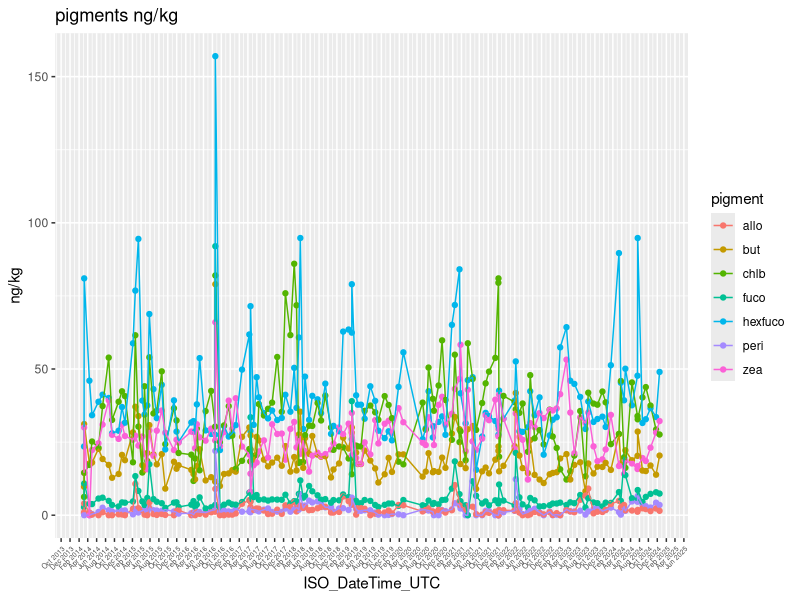
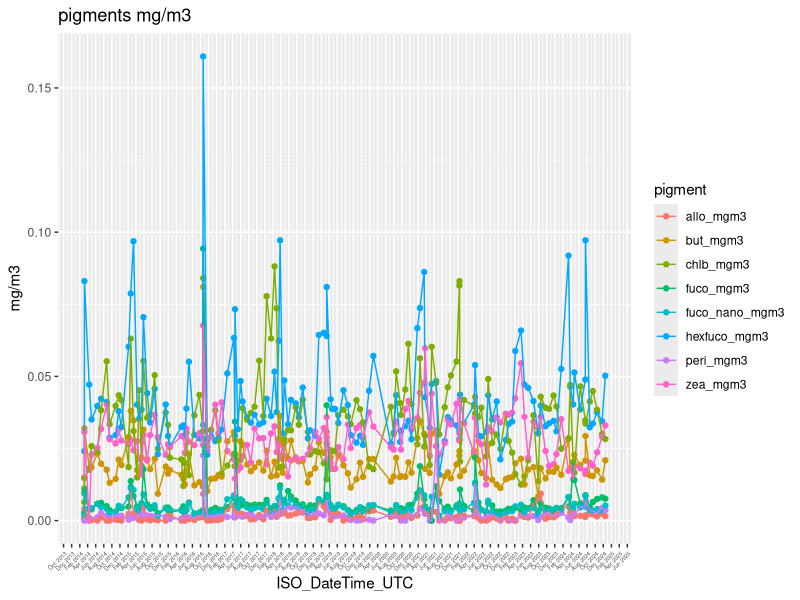
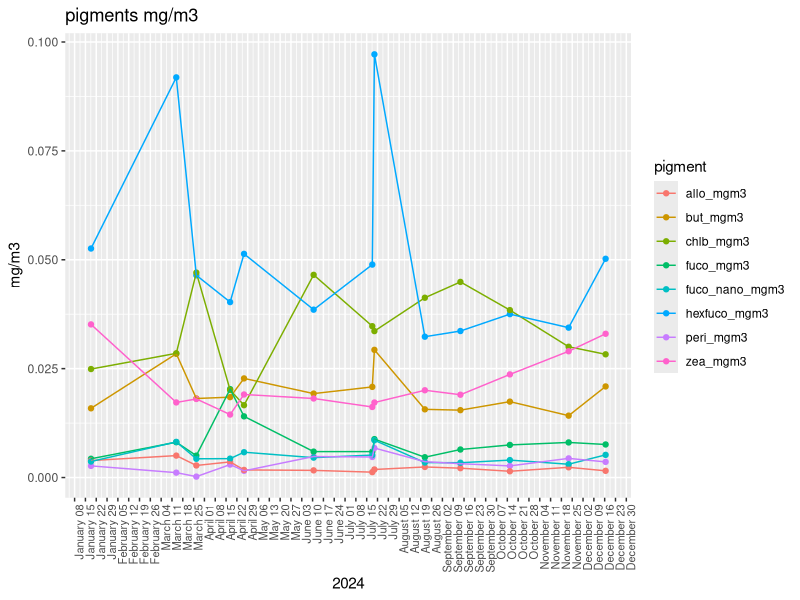

Source code (R) for these figures, in order: (Note: this script raises an error after producing the figures.)
## ---- chunk 1
#load in libraries
library(tidyverse)
library(lubridate)
library(viridis)
library(gridExtra)
## ---- chunk 2
pigments = read_csv('893521_v8_bats_pigments.csv')
## ---- chunk 3
pig = pigments %>%
  select(ID, ISO_DateTime_UTC, yyyymmdd, decy, time, Latitude, Longitude, Cruise_num, Cast, Cast_type, Bottle_number, Depth, QF_depth, p4, QF_p4, p5, QF_p5, p6, QF_p6, p7, QF_p7, p10, QF_p10, p13, QF_p13, p14, QF_p14, p19, QF_p19)
#QF_Niskin_GoFlo and QF_depth might be good to have for later
## ---- chunk 4
#filter general dataset to be just good data in the photic zone
pig_clean = pig %>%
  filter(QF_p4 != 9 | 
           QF_p4 != 9 |
           QF_p5 != 9 |
           QF_p6 != 9 |
           QF_p7 != 9 |
           QF_p10 != 9 |
           QF_p13 != 9 |
           QF_p14 != 9 |
           QF_p19 != 9) %>%
  filter(Depth < 200) #photic zone
## ---- chunk 5
#general dataset with just good quality data and only recent decade
pig_clean_yd = pig_clean %>%
  mutate(year = year(ISO_DateTime_UTC),
         month = month(ISO_DateTime_UTC),
         day = day(ISO_DateTime_UTC),
         yd = yday(ISO_DateTime_UTC)) %>%
  select(ID, ISO_DateTime_UTC, yyyymmdd, decy, time, month, day, year, yd, Latitude, Longitude, Cruise_num, Cast, Cast_type, Bottle_number, Depth, p4, QF_p4, p5, QF_p5, p6, QF_p6, p7, QF_p7, p10, QF_p10, p13, QF_p13, p14, QF_p14, p19, QF_p19) %>%
  filter(year >= 2014)
## ---- chunk 6
#time series
pig_clean_ts = pig_clean_yd %>%
  group_by(ISO_DateTime_UTC) %>% 
  summarise(across(starts_with('p'), \(x) mean(x, na.rm = TRUE))) %>%
  rename(peri = p4,
         but = p5,
         fuco = p6,
         hexfuco = p7,
         allo = p10,
         chlb = p13,
         chla = p14,
         zea = p19) %>%
  mutate(peri_mgm3 = peri*1025*0.000001,
         but_mgm3 = but*1025*0.000001,
         fuco_mgm3 = fuco*1025*0.000001,
         hexfuco_mgm3 = hexfuco*1025*0.000001,
         allo_mgm3 = allo*1025*0.000001,
         chlb_mgm3 = chlb*1025*0.000001,
         chla_mgm3 = chla*1025*0.000001,
         zea_mgm3 = zea*1025*0.000001,
         fuco_nano_mgm3 = (hexfuco_mgm3^0.098)*(but_mgm3^1.284)) %>%
  mutate(chlaw_mgm3 = ((1.27*fuco_mgm3) + (2.43*peri_mgm3) + (1.07*hexfuco_mgm3) + (2.06*allo_mgm3) + (1.30*chlb_mgm3) + (2.36*zea_mgm3)))

pig_clean_ts_long_ngkg = pig_clean_ts %>%
  select(-peri_mgm3, -but_mgm3, -fuco_mgm3, -hexfuco_mgm3, -allo_mgm3, -chlb_mgm3, -chla_mgm3, -zea_mgm3, -fuco_nano_mgm3, -chlaw_mgm3, -chla) %>%
  pivot_longer(cols = 2:8,
               names_to = 'pigment',
               values_to = 'ng/kg')

pig_clean_ts_long_mgm3 = pig_clean_ts %>%
  select(-peri, -but, -fuco, -hexfuco, -allo, -chlb, -chla, -zea, -chlaw_mgm3, -chla_mgm3) %>%
  pivot_longer(cols = 2:9,
               names_to = 'pigment',
               values_to = 'mg/m3')
## ---- chunk 7
#plot pigment time series
ggplot(pig_clean_ts_long_ngkg, aes(x = ISO_DateTime_UTC, y = `ng/kg`)) + 
  geom_point(aes(color = pigment)) +
  geom_line(aes(group = pigment, color = pigment)) +
  labs(title = 'pigments ng/kg') + 
  scale_x_datetime(
    date_breaks = "2 month",       # monthly ticks
    date_labels = "%b %Y"          # e.g., "Aug 2016"
  ) + theme(axis.text.x = element_text(angle = 45, hjust = 1, size = 5))
ggplot(pig_clean_ts_long_mgm3, aes(x = ISO_DateTime_UTC, y = `mg/m3`)) + 
  geom_point(aes(color = pigment)) +
  geom_line(aes(group = pigment, color = pigment)) +
  labs(title = 'pigments mg/m3') + 
  scale_x_datetime(
    date_breaks = "2 month",       # monthly ticks
    date_labels = "%b %Y"          # e.g., "Aug 2016"
  ) + theme(axis.text.x = element_text(angle = 45, hjust = 1, size = 4))
#add and delete chla from each to add or remove it
## ---- chunk 8
#zooming in on heatwave 4/18-5/10 in 2024
ts_mgm3_mhw = pig_clean_ts_long_mgm3 %>%
  mutate(year = year(ISO_DateTime_UTC),
         month = month(ISO_DateTime_UTC),
         day = day(ISO_DateTime_UTC)) %>%
  filter(year == 2024) #%>%
  #filter(month == 3 | month == 4 | month == 5 | month == 6)

ggplot(ts_mgm3_mhw, aes(x = ISO_DateTime_UTC, y = `mg/m3`)) + 
  geom_point(aes(color = pigment)) +
  geom_line(aes(group = pigment, color = pigment)) +
  labs(title = 'pigments mg/m3', x = '2024') + 
  scale_x_datetime(date_breaks = '1 week',
                   date_labels = '%B %d') +
  theme(axis.text.x = element_text(angle = 90, hjust = 1, size = 8))
## ---- chunk 9
#pfts for ts
pfts_ts_mgm3 = pig_clean_ts %>%
  select(-peri, -but, -fuco, -hexfuco, -allo, -chlb, -chla, -zea) %>%
  mutate(fproka = ((2.36*pig_clean_ts$zea_mgm3)/pig_clean_ts$chlaw_mgm3),
         fgreenalgae = ((1.30*pig_clean_ts$chlb_mgm3)/pig_clean_ts$chlaw_mgm3)) %>%
  mutate(fnano = case_when(
    pig_clean_ts$chla_mgm3 > 0.08 & pig_clean_ts$chla_mgm3 < 2 ~ ((1.07*pig_clean_ts$hexfuco_mgm3+2.06*pig_clean_ts$allo_mgm3+1.30*pig_clean_ts$chlb_mgm3+1.27*pig_clean_ts$fuco_nano_mgm3)/pig_clean_ts$chlaw_mgm3),
    pig_clean_ts$chla_mgm3 <= 0.08 ~ ((12.5*pfts_ts_mgm3$chla_mgm3*1.07*pig_clean_ts$hexfuco_mgm3)/pig_clean_ts$chlaw_mgm3)+(((1.07*pig_clean_ts$hexfuco_mgm3)+(2.06*pig_clean_ts$allo_mgm3)+(1.30*pig_clean_ts$chlb_mgm3))/pig_clean_ts$chlaw_mgm3)+((1.27*pig_clean_ts$fuco_nano_mgm3)/pig_clean_ts$chlaw_mgm3)),
         fhapto = fnano-fgreenalgae,
    fdiatoms = (1.27*(pig_clean_ts$fuco_mgm3-pig_clean_ts$fuco_nano_mgm3))/pig_clean_ts$chlaw_mgm3)

pfts_ts_mgm3_long = pfts_ts_mgm3 %>%
  select(ISO_DateTime_UTC, fproka, fgreenalgae, fhapto, fdiatoms) %>% #no longer selecting fnano
  pivot_longer(cols = 2:5,
               names_to = 'pft',
               values_to = 'ratio')
## ---- chunk 10
ggplot(pfts_ts_mgm3_long, aes(x = ISO_DateTime_UTC, y = ratio)) + 
  geom_point(aes(color = pft)) +
  geom_line(aes(group = pft, color = pft)) +
  labs(title = 'pfts time series') + 
  scale_x_datetime(date_breaks = '3 month',
                   date_labels = '%B %Y') +
  theme(axis.text.x = element_text(angle = 45, hjust = 1, size = 6))
## ---- chunk 11
#heatwave for pfts ts
pfts_ts_mgm3_mhw = pfts_ts_mgm3_long %>%
  mutate(year = year(ISO_DateTime_UTC),
         month = month(ISO_DateTime_UTC),
         day = month(ISO_DateTime_UTC)) %>%
  filter(year == 2024) %>%
  filter(month == 2 | month == 3 | month == 4 | month == 5 | month == 6 | month == 7)

ggplot(pfts_ts_mgm3_mhw, aes(x = ISO_DateTime_UTC, y = ratio)) + 
  geom_point(aes(color = pft)) +
  geom_line(aes(group = pft, color = pft)) +
  labs(title = 'pfts time series - heatwave', x = '2024') + 
  scale_x_datetime(date_breaks = '3 day',
                   date_labels = '%B %d') +
  theme(axis.text.x = element_text(angle = 45, hjust = 1, size = 6))
## ---- chunk 12
#work to create climatologies
#monthly average
pig_clean_month = pig_clean_yd %>%
  group_by(month) %>% 
  summarise(across(starts_with('p'), \(x) mean(x, na.rm = TRUE))) %>%
  rename(peri = p4,
         but = p5,
         fuco = p6,
         hexfuco = p7,
         allo = p10,
         chlb = p13,
         chla = p14,
         zea = p19) %>%
  mutate(peri_mgm3 = peri*1025*0.000001,
         but_mgm3 = but*1025*0.000001,
         fuco_mgm3 = fuco*1025*0.000001,
         hexfuco_mgm3 = hexfuco*1025*0.000001,
         allo_mgm3 = allo*1025*0.000001,
         chlb_mgm3 = chlb*1025*0.000001,
         chla_mgm3 = chla*1025*0.000001,
         zea_mgm3 = zea*1025*0.000001,
         fuco_nano_mgm3 = (hexfuco_mgm3^0.098)*(but_mgm3^1.284)) %>%
  mutate(chlaw_mgm3 = ((1.27*fuco_mgm3) + (2.43*peri_mgm3) + (1.07*hexfuco_mgm3) + (2.06*allo_mgm3) + (1.30*chlb_mgm3) + (2.36*zea_mgm3))) #but is not included because it was excluded after multiple regression analyses in the losa supplement
## ---- chunk 13
pig_clean_month_long_ngkg = pig_clean_month %>%
  select(-peri_mgm3, -but_mgm3, -fuco_mgm3, -hexfuco_mgm3, -allo_mgm3, -chlb_mgm3, -chla_mgm3, -zea_mgm3, -fuco_nano_mgm3) %>%
  pivot_longer(cols = 2:9,
               names_to = 'pigment',
               values_to = 'ng/kg')

pig_clean_month_long_mgm3 = pig_clean_month %>%
  select(-peri, -but, -fuco, -hexfuco, -allo, -chlb, -chla, -zea) %>%
  pivot_longer(cols = 2:10,
               names_to = 'pigment',
               values_to = 'mg/m3')
## ---- chunk 14
#pigment monthly climatology
ggplot(pig_clean_month_long_ngkg, aes(x = month, y = `ng/kg`)) + 
  geom_point(aes(color = pigment)) +
  geom_line(aes(group = pigment, color = pigment)) +
  labs(title = 'pigments ng/kg')
ggplot(pig_clean_month_long_mgm3, aes(x = month, y = `mg/m3`)) + 
  geom_point(aes(color = pigment)) +
  geom_line(aes(group = pigment, color = pigment)) +
  labs(title = 'pigments mg/m3')
## ---- chunk 15
pfts_month = pig_clean_month %>%
  select(month) %>%
  mutate(fproka = ((2.36*pig_clean_month$zea_mgm3)/pig_clean_month$chlaw_mgm3),
         fgreenalgae = ((1.30*pig_clean_month$chlb_mgm3)/pig_clean_month$chlaw_mgm3),
         fnano = ((1.07*pig_clean_month$hexfuco_mgm3+2.06*pig_clean_month$allo_mgm3+1.30*pig_clean_month$chlb_mgm3+1.27*pig_clean_month$fuco_nano_mgm3)/pig_clean_month$chlaw_mgm3),
         fhapto = fnano-fgreenalgae,
         fdiatoms = (1.27*(pig_clean_month$fuco_mgm3-pig_clean_month$fuco_nano_mgm3))/pig_clean_month$chlaw_mgm3) 
## ---- chunk 16
pfts_month_long = pfts_month %>%
  select(-fnano) %>%
  pivot_longer(cols = starts_with('f'),
               names_to = 'pft',
               values_to = 'ratio')
## ---- chunk 17
ggplot(pfts_month_long, aes(x = month, y = ratio)) + 
  geom_point(aes(color = pft)) +
  geom_line(aes(group = pft, color = pft)) +
  labs(title = 'pfts per month')
## ---- chunk 18
#working to create daily climatology (365 days)
#daily average
pig_clean_day = pig_clean_yd %>%
  group_by(yd) %>% 
  summarise(across(starts_with('p'), \(x) mean(x, na.rm = TRUE))) %>%
  rename(peri = p4,
         but = p5,
         fuco = p6,
         hexfuco = p7,
         allo = p10,
         chlb = p13,
         chla = p14,
         zea = p19) %>%
  mutate(peri_mgm3 = peri*1025*0.000001,
         but_mgm3 = but*1025*0.000001,
         fuco_mgm3 = fuco*1025*0.000001,
         hexfuco_mgm3 = hexfuco*1025*0.000001,
         allo_mgm3 = allo*1025*0.000001,
         chlb_mgm3 = chlb*1025*0.000001,
         chla_mgm3 = chla*1025*0.000001,
         zea_mgm3 = zea*1025*0.000001,
         fuco_nano_mgm3 = (hexfuco_mgm3^0.098)*(but_mgm3^1.284)) %>%
  mutate(chlaw_mgm3 = ((1.27*fuco_mgm3) + (2.43*peri_mgm3) + (1.07*hexfuco_mgm3) + (2.06*allo_mgm3) + (1.30*chlb_mgm3) + (2.36*zea_mgm3))) #but is not included because it was excluded after multiple regression analyses in the losa supplement
## ---- chunk 19
pig_clean_day_long_ngkg = pig_clean_day %>%
  select(-peri_mgm3, -but_mgm3, -fuco_mgm3, -hexfuco_mgm3, -allo_mgm3, -chlb_mgm3, -chla_mgm3, -zea_mgm3, -fuco_nano_mgm3) %>%
  pivot_longer(cols = 2:9,
               names_to = 'pigment',
               values_to = 'ng/kg')

pig_clean_day_long_mgm3 = pig_clean_day %>%
  select(-peri, -but, -fuco, -hexfuco, -allo, -chlb, -chla, -zea) %>%
  pivot_longer(cols = 2:10,
               names_to = 'pigment',
               values_to = 'mg/m3')
## ---- chunk 20
#pigment daily climatology
ggplot(pig_clean_day_long_ngkg, aes(x = yd, y = `ng/kg`)) + 
  geom_point(aes(color = pigment)) +
  geom_line(aes(group = pigment, color = pigment)) +
  labs(title = 'pigments ng/kg')
ggplot(pig_clean_day_long_mgm3, aes(x = yd, y = `mg/m3`)) + 
  geom_point(aes(color = pigment)) +
  geom_line(aes(group = pigment, color = pigment)) +
  labs(title = 'pigments mg/m3')
## ---- chunk 21
pfts_day = pig_clean_day %>%
  select(yd) %>%
  mutate(fproka = ((2.36*pig_clean_day$zea_mgm3)/pig_clean_day$chlaw_mgm3),
         fgreenalgae = ((1.30*pig_clean_day$chlb_mgm3)/pig_clean_day$chlaw_mgm3)) %>%
#pig_clean_day$chla_mgm3 >= 2 all results in FALSE
#pig_clean_day$chla_mgm3 > 0.08 & pig_clean_day$chla_mgm3 < 2 results in mostly TRUE some FALSE meaning I use the S6 equation for those
#pig_clean_day$chla_mgm3 <= 0.08 results in mostly FALSE with some TRUE so I use S7
  mutate(fnano = case_when(
    pig_clean_day$chla_mgm3 > 0.08 & pig_clean_day$chla_mgm3 < 2 ~ ((1.07*pig_clean_day$hexfuco_mgm3+2.06*pig_clean_day$allo_mgm3+1.30*pig_clean_day$chlb_mgm3+1.27*pig_clean_day$fuco_nano_mgm3)/pig_clean_day$chlaw_mgm3),
    pig_clean_day$chla_mgm3 <= 0.08 ~ ((12.5*pig_clean_day$chla_mgm3*1.07*pig_clean_day$hexfuco_mgm3)/pig_clean_day$chlaw_mgm3)+(((1.07*pig_clean_day$hexfuco_mgm3)+(2.06*pig_clean_day$allo_mgm3)+(1.30*pig_clean_day$chlb_mgm3))/pig_clean_day$chlaw_mgm3)+((1.27*pig_clean_day$fuco_nano_mgm3)/pig_clean_day$chlaw_mgm3)),
         fhapto = fnano-fgreenalgae,
    fdiatoms = (1.27*(pig_clean_day$fuco_mgm3-pig_clean_day$fuco_nano_mgm3))/pig_clean_day$chlaw_mgm3)

#diatom equation used is S10 because all chla is lower than 2 mg/m3
## ---- chunk 22
pfts_day_long = pfts_day %>%
  select(-fnano) %>%
  pivot_longer(cols = starts_with('f'),
               names_to = 'pft',
               values_to = 'ratio')
## ---- chunk 23
ggplot(pfts_day_long, aes(x = yd, y = ratio)) + 
  geom_point(aes(color = pft)) +
  geom_line(aes(group = pft, color = pft)) +
  labs(title = 'pfts per day')
## ---- chunk 24
library(maps)
library(ggrepel)
## ---- chunk 25
#pigment on a map
world_map = map_data('world')
## ---- chunk 26
ggplot() + 
  geom_polygon(data = world_map, aes(x = long, y = lat, group = group), fill = 'lightgray', color = 'white') +
  geom_point(data = pig_clean_yd, aes(x = Longitude, y = Latitude), size = 0.25) +
  scale_shape_manual(values = c(2, 1)) +
  coord_fixed(1.3, xlim = c(-70, -60), ylim = c(27, 35)) +
  labs(title = 'BATS HPLC Pigment data', x = 'Longitude', y = 'Latitude') +
  theme_minimal()
